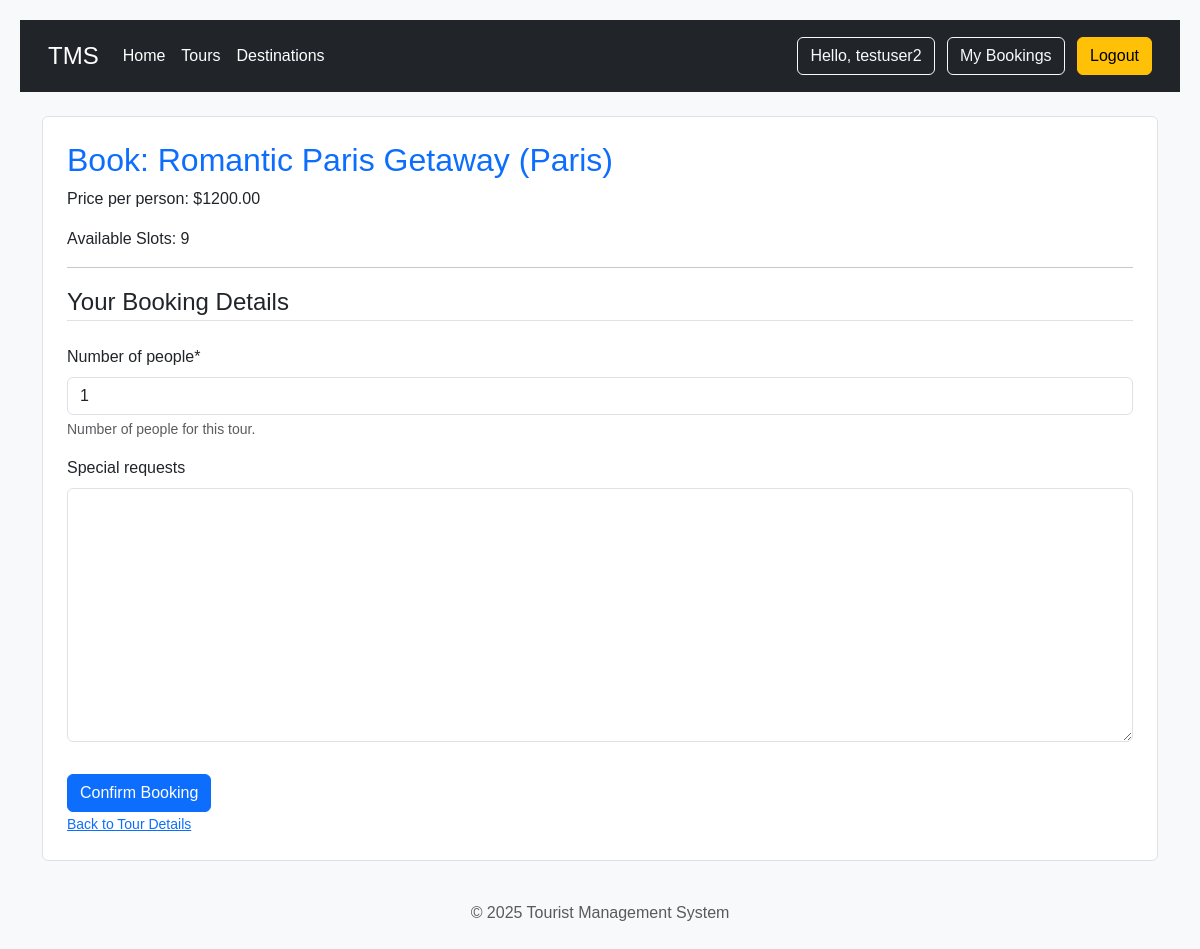
Page /tours/1/book/ (signed in) on the committed database.
### tours/models.py (models this page shows, shortened)
class TourPackage(models.Model):
    TOUR_TYPES = [
        ('adventure', 'Adventure'),
        ('cultural', 'Cultural'),
        ('wildlife', 'Wildlife'),
        ('beach', 'Beach'),
        ('historical', 'Historical'),
        ('family', 'Family'),
        ('spiritual', 'Spiritual'),
    ]
    name = models.CharField(max_length=255)
    destination = models.ForeignKey(Destination, on_delete=models.CASCADE, related_name='tour_packages')
    description = models.TextField()
    price = models.DecimalField(max_digits=10, decimal_places=2)
    duration_days = models.IntegerField(help_text="Duration in days")
    tour_type = models.CharField(max_length=50, choices=TOUR_TYPES, default='cultural')
    max_participants = models.IntegerField(default=10)
    available_slots = models.IntegerField(default=10)
    start_date = models.DateField()
    end_date = models.DateField()
    includes = models.TextField(blank=True, null=True, help_text="What's included in the package")
    excludes = models.TextField(blank=True, null=True, help_text="What's not included in the package")
    image = models.ImageField(upload_to='tour_packages/', blank=True, null=True)

class Destination(models.Model):
    name = models.CharField(max_length=200, unique=True)
    description = models.TextField()
    location = models.CharField(max_length=255)
    image = models.ImageField(upload_to='destinations/', blank=True, null=True)
    best_time_to_visit = models.CharField(max_length=100, blank=True, null=True)

### tours/views.py (the view)
# urls.py: path('<int:pk>/book/', views.book_tour, name='book_tour'),
@login_required
def book_tour(request, pk):
    tour = get_object_or_404(TourPackage, pk=pk)
    if tour.available_slots <= 0:
        messages.error(request, f'Sorry, {tour.name} is fully booked!')
        return redirect('tours:tour_detail', pk=tour.pk)
    if request.method == 'POST':
        form = BookingForm(request.POST, tour_package=tour)
        if form.is_valid():
            booking = form.save(commit=False)
            booking.user = request.user
            booking.tour_package = tour
            booking.total_price = booking.calculate_total_price()
            booking.save()
            tour.available_slots -= booking.number_of_people
            tour.save()
            messages.success(request, f'Your booking for {tour.name} has been confirmed!')
            return redirect('tours:my_bookings')
        else:
            messages.error(request, 'Please correct the errors in the form.')
    else:
        form = BookingForm(tour_package=tour)
    context = {
        'tour': tour,
        'form': form
    }
    return render(request, 'tours/book_tour.html', context)

### tours/forms.py (shortened to what this page needs)
class BookingForm(forms.ModelForm):
    number_of_people = forms.IntegerField(min_value=1, initial=1,
                                        help_text="Number of people for this tour.")
    class Meta:
        model = Booking
        fields = ['number_of_people', 'special_requests'] # Only allow these fields to be entered by user
    def __init__(self, *args, **kwargs):
        self.tour_package = kwargs.pop('tour_package', None) # Get tour_package from kwargs
        super().__init__(*args, **kwargs)
        self.fields['number_of_people'].widget.attrs['max'] = self.tour_package.available_slots if self.tour_package else 1

### templates/tours/book_tour.html (shortened to what this page needs)
{% extends 'base.html' %}
{% load crispy_forms_tags %}
{% block content %}
    <div class="content-section">
        <h2>Book: {{ tour.name }} ({{ tour.destination.name }})</h2>
        <p>Price per person: ${{ tour.price }}</p>
        <p>Available Slots: {{ tour.available_slots }}</p>
        <hr>
        <form method="POST">
            <fieldset class="form-group">
                <legend class="border-bottom mb-4">Your Booking Details</legend>
                {{ form|crispy }}
            </fieldset>
            <div class="form-group">
                <button class="btn btn-primary" type="submit">Confirm Booking</button>
            </div>
        </form>
        <small class="text-muted mt-3">
            <a href="{% url 'tours:tour_detail' pk=tour.pk %}">Back to Tour Details</a>
        </small>
    </div>
{% endblock %}

### templates/base.html (shortened to what this page needs)
<!DOCTYPE html>
<html lang="en">
<head>
    {% load static %}
    <link href="https://cdn.jsdelivr.net/npm/bootstrap@5.3.3/dist/css/bootstrap.min.css" rel="stylesheet">
    <link rel="stylesheet" href="https://cdnjs.cloudflare.com/ajax/libs/font-awesome/6.5.2/css/all.min.css" />
    <link rel="stylesheet" href="{% static 'css/style.css' %}">
</head>
<body>
    <header class="p-3 bg-dark text-white">
        <nav class="container">
            <div class="d-flex flex-wrap align-items-center justify-content-center justify-content-lg-start">
                <a href="{% url 'home' %}" class="d-flex align-items-center mb-2 mb-lg-0 text-white text-decoration-none fs-4 me-3">TMS</a>
                <ul class="nav col-12 col-lg-auto me-lg-auto mb-2 justify-content-center mb-md-0">
                    <li><a href="{% url 'home' %}" class="nav-link px-2 text-white">Home</a></li>
                    <li><a href="{% url 'tours:tour_list' %}" class="nav-link px-2 text-white">Tours</a></li>
                    <li><a href="{% url 'tours:destination_list' %}" class="nav-link px-2 text-white">Destinations</a></li>
                </ul>
                <div class="text-end">
                    {% if user.is_authenticated %}
                        <a href="{% url 'users:profile' %}" class="btn btn-outline-light me-2">Hello, {{ user.username }}</a>
                        <a href="{% url 'tours:my_bookings' %}" class="btn btn-outline-light me-2">My Bookings</a>
                        <form style="display:inline;" action="{% url 'users:logout' %}" method="post">
                            <button type="submit" class="btn btn-warning">Logout</button>
                        </form>
                    {% else %}
                        <a href="{% url 'users:login' %}" class="btn btn-outline-light me-2">Login</a>
                        <a href="{% url 'users:register' %}" class="btn btn-warning">Register</a>
                    {% endif %}
                </div>
            </div>
        </nav>
    </header>
    <main class="container mt-4">
        {% block content %}
        {% endblock %}
    </main>
    <footer class="py-3 my-4">
        <p class="text-center text-muted">&copy; 2025 Tourist Management System</p>
    </footer>
</body>
</html>

### static/css/style.css (style rules this page uses)
body { font-family: Arial, sans-serif; background-color: #f4f4f4; color: #333; margin: 20px; }
body { font-family: Arial, sans-serif; background-color: #f8f9fa; color: #212529; }
h1, h2, h3 { color: #0d6efd; }
.content-section { background: #fff; padding: 1.5rem; border: 1px solid #dee2e6; border-radius: 0.375rem; margin-bottom: 1.5rem; }
.form-group button.btn { margin-top: 1rem; }

### rows in the picture
TourPackage: name "Romantic Paris Getaway", destination.name "Paris", price "1200.00", available_slots "9"

### other values in the picture
{{ user.username }} "testuser2"
